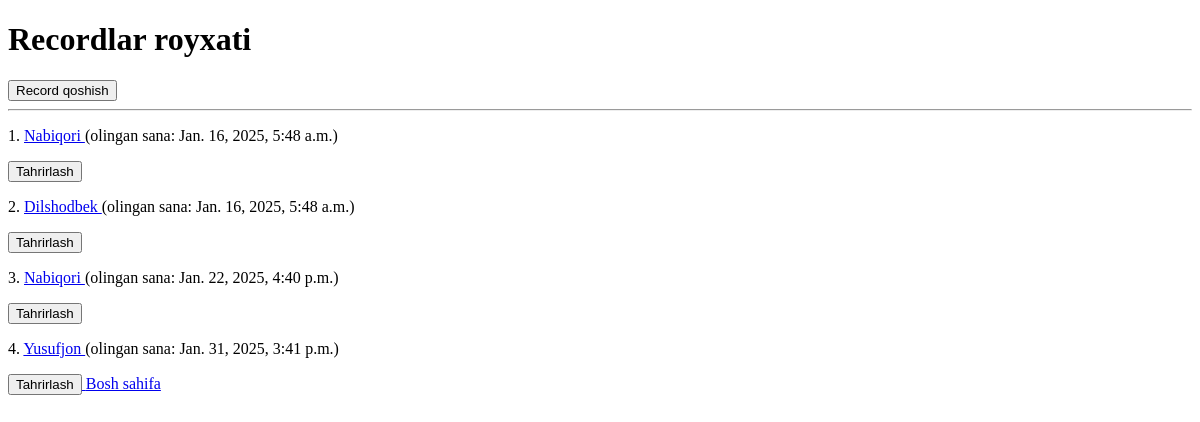
Page /recordlar/ on the earlier database version.
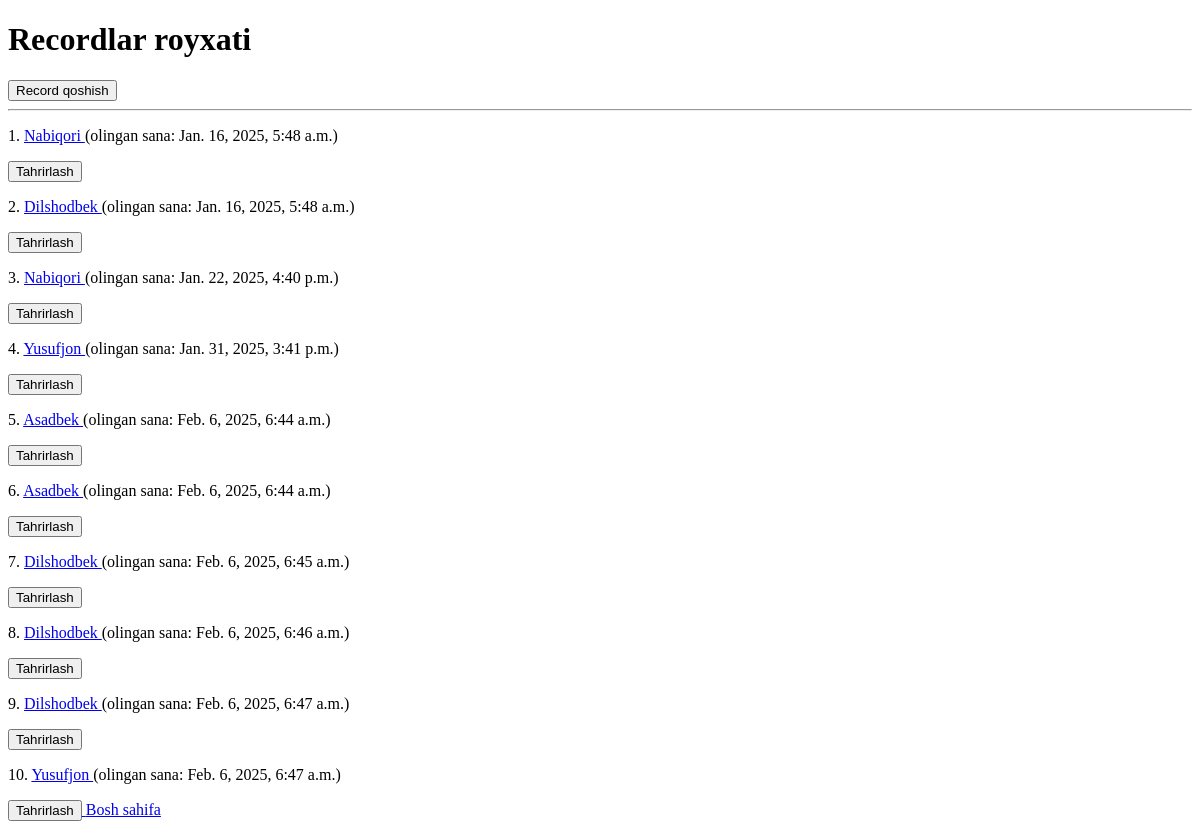
Same page on the later database version.
### main/models.py (models this page shows, shortened)
class Record(models.Model):
    talaba = models.ForeignKey(Talaba, on_delete=SET_NULL, null=True, blank=True)
    kutubxonachi = models.ForeignKey(Kutubxonachi, on_delete=SET_NULL, null=True, blank=True)
    kitob = models.ForeignKey(Kitob, on_delete=SET_NULL, null=True, blank=True)
    olingan_sana = models.DateTimeField(auto_now_add=True)
    qaytarilgan_sana = models.DateTimeField(blank=True, null=True)
    qaytardi = models.BooleanField(default=False)
    class Meta:
        verbose_name_plural = 'rekordlarlar'

class Talaba(models.Model):
    ism = models.CharField(max_length=100)
    kurs = models.PositiveSmallIntegerField(default=1)
    guruh = models.CharField(max_length=10)
    yosh = models.PositiveSmallIntegerField()
    kitob_soni = models.PositiveSmallIntegerField()
    def __str__(self):
        return self.ism
    class Meta:
        verbose_name_plural = 'Talabalar'

### main/views.py (the view)
# urls.py: path('recordlar/', recordlar_view),
def recordlar_view(request):
    recordlar= Record.objects.all()
    context = {
        'recordlar':recordlar,
    }
    return render(request, 'recordlar.html', context)

### templates/recordlar.html (shortened to what this page needs)
<!DOCTYPE html>
<html lang="en">
<head>
</head>
<body>
<h1>Recordlar royxati</h1>
<a href="/record-qoshish"><button>Record qoshish</button></a>
<hr>
{% for record in recordlar %}
    <p>{{ forloop.counter }}. <a href="/recordlar/{{ record.id}}/">{{ record.talaba }} </a> (olingan sana: {{record.olingan_sana}})</p>
    <a href="/recordlar/{{ record.id }}/tahrirlash/">
                <button>Tahrirlash</button>
            </a>
  {% endfor %}
<a href="/">Bosh sahifa</a>
</body>
</html>

Differences in the rows shown:
added Record: talaba "Asadbek", olingan_sana "Feb. 6, 2025, 6:44 a.m."
added Record: talaba "Asadbek", olingan_sana "Feb. 6, 2025, 6:44 a.m."
added Record: talaba "Dilshodbek", olingan_sana "Feb. 6, 2025, 6:45 a.m."
added Record: talaba "Dilshodbek", olingan_sana "Feb. 6, 2025, 6:46 a.m."
added Record: talaba "Dilshodbek", olingan_sana "Feb. 6, 2025, 6:47 a.m."
added Record: talaba "Yusufjon", olingan_sana "Feb. 6, 2025, 6:47 a.m."
